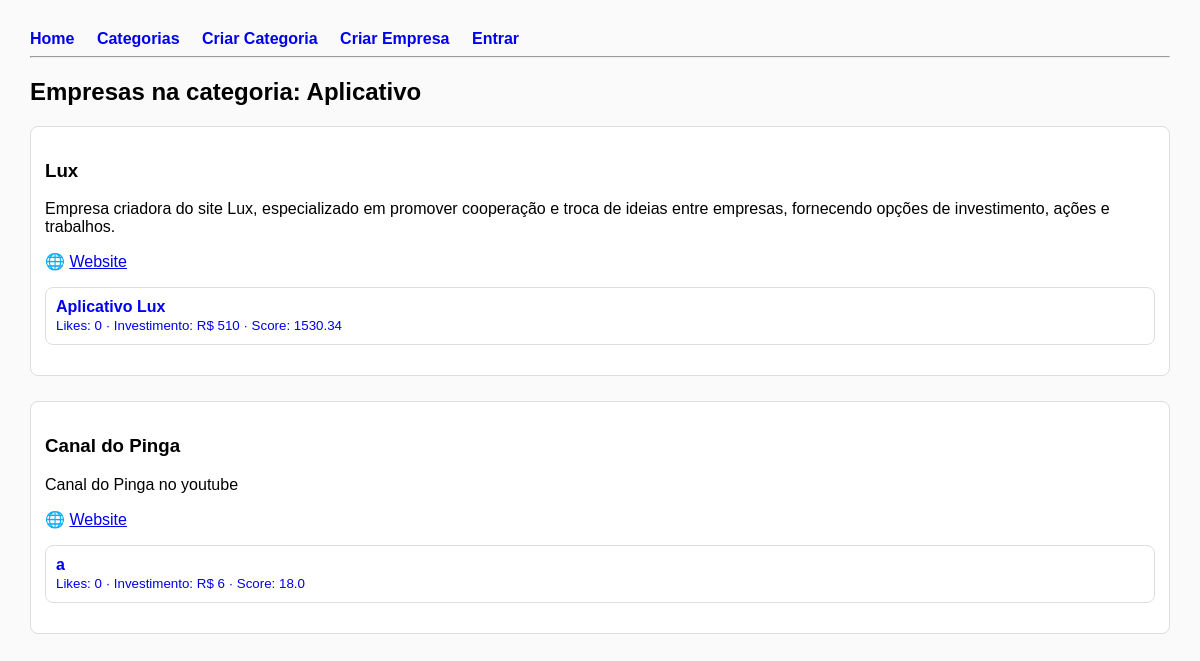
The page /categories/3/companies on the database as committed earlier.
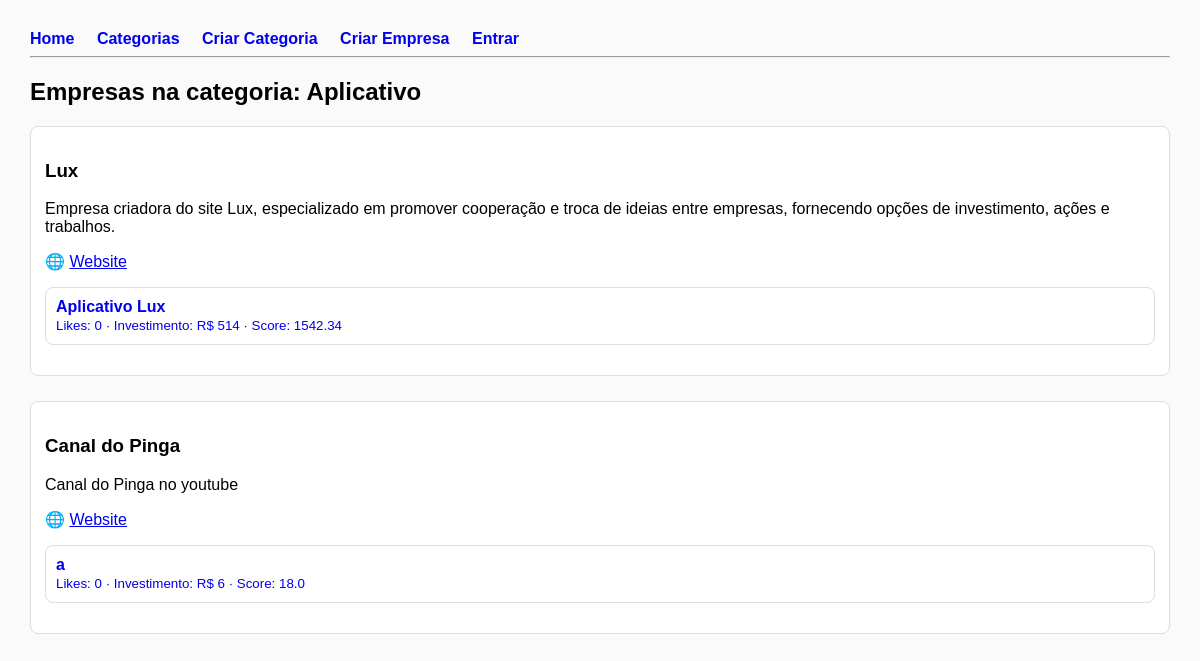
The same page on the database as committed later.
### app.py (models this page shows)
class Post(db.Model):
    id = db.Column(db.Integer, primary_key=True)
    title = db.Column(db.String(200), nullable=False)
    content = db.Column(db.Text)
    created_at = db.Column(db.DateTime, default=datetime.utcnow)
    likes = db.Column(db.Integer, default=0)
    investment = db.Column(db.Integer, default=0)
    score = db.Column(db.Float, default=0)
    company_id = db.Column(db.Integer, db.ForeignKey("company.id"), nullable=False)
    category_id = db.Column(
        db.Integer,
        db.ForeignKey("category.id", ondelete="CASCADE"),
        nullable=False
    )
    comments = db.relationship(
        "Comment",
        backref="post",
        lazy=True,
        cascade="all, delete-orphan"
    )
    investment_history = db.relationship(
        "InvestmentHistory",
        backref="post",
        lazy=True,
        cascade="all, delete-orphan"
    )
    company = db.relationship("Company", backref="posts")

### app.py (the view)
@app.route("/categories/<int:category_id>/companies")
def category_companies(category_id):
    category = Category.query.get_or_404(category_id)
    posts = db.session.query(Post).join(Company).filter(Post.category_id == category_id).all()
    companies_map = {}
    for p in posts:
        if p.score is None or p.score == 0:
            calculate_post_score(p)
        comp = p.company
        if not comp:
            continue
        if comp.id not in companies_map:
            companies_map[comp.id] = {
                "company": comp,
                "posts": []
            }
        companies_map[comp.id]["posts"].append(p)
    companies = list(companies_map.values())
    return render_template(
        "companies.html",
        category=category,  # <- adiciona isso
        companies=companies
    )

### templates/companies.html
{% extends "base.html" %}
{% block content %}
<h2>Empresas na categoria: {{ category.name }}</h2>
{% for company in companies %}
  <div class="card" style="margin-bottom: 25px;">
    <h3>{{ company.company.name }}</h3>
    <p>{{ company.company.bio }}</p>
    {% if company.company.website %}
      <p>🌐 <a href="{{ company.company.website }}" target="_blank">Website</a></p>
    {% endif %}
    {% if company.posts %}
      <ul style="list-style: none; padding-left: 0;">
        {% for post in company.posts %}
          <li style="margin-bottom: 12px;">
            <a href="{{ url_for('post_view', post_id=post.id) }}" style="text-decoration:none;">
              <div style="background: #fff; border: 1px solid #ddd; padding: 10px; border-radius: 8px;">
                <strong>{{ post.title }}</strong><br>
                <small>Likes: {{ post.likes }} · Investimento: R$ {{ post.investment }} · Score: {{ post.score|round(2) }}</small>
              </div>
            </a>
          </li>
        {% endfor %}
      </ul>
    {% else %}
      <p>Sem posts nessa categoria ainda.</p>
    {% endif %}
  </div>
{% else %}
  <p>Nenhuma empresa nessa categoria.</p>
{% endfor %}
{% endblock %}

Rows that differ between the two databases and show on the page:
changed Post "Aplicativo Lux": investment "510" → "514"; score "1530.34" → "1542.34"
